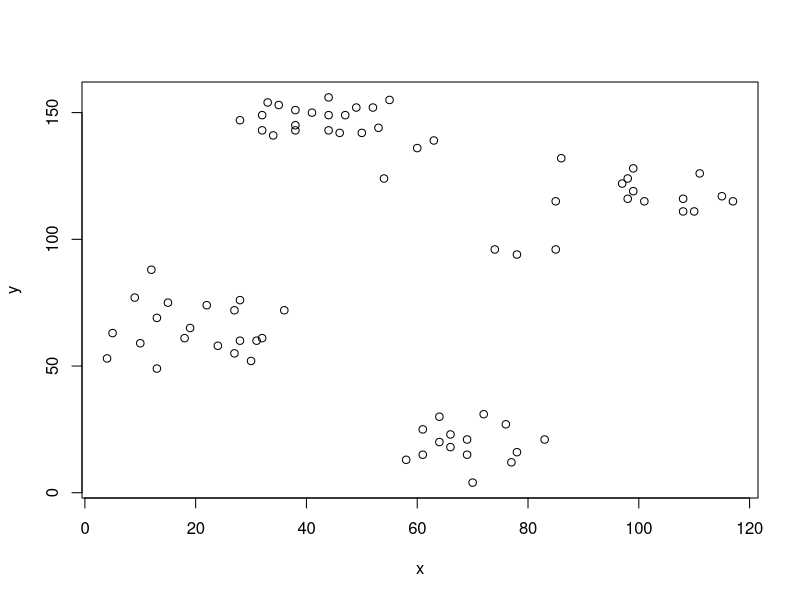
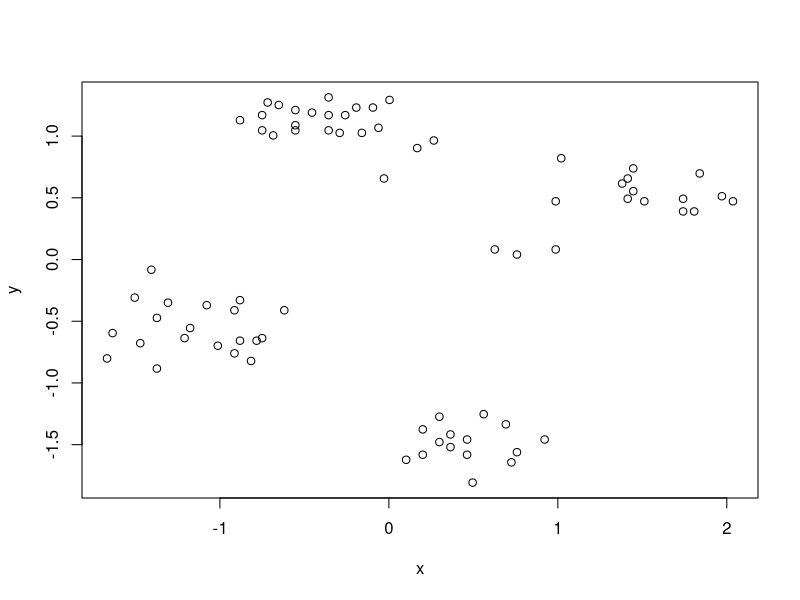
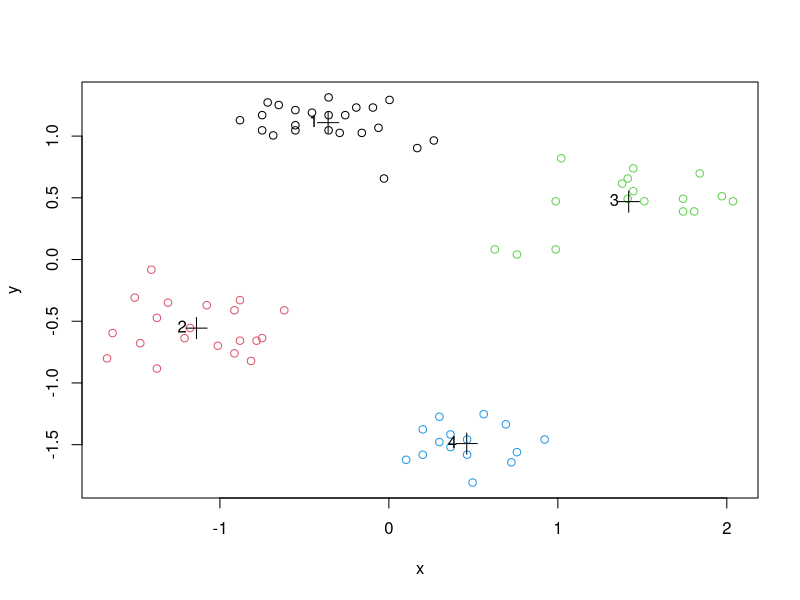
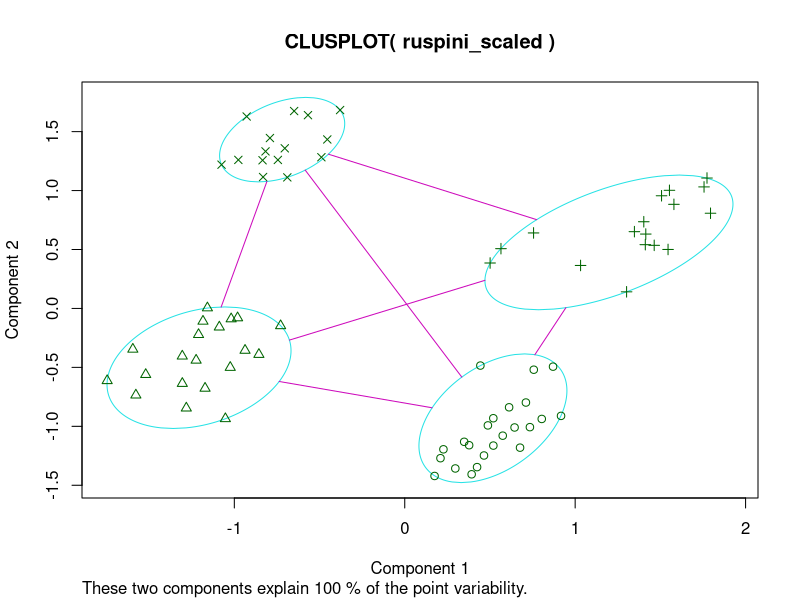
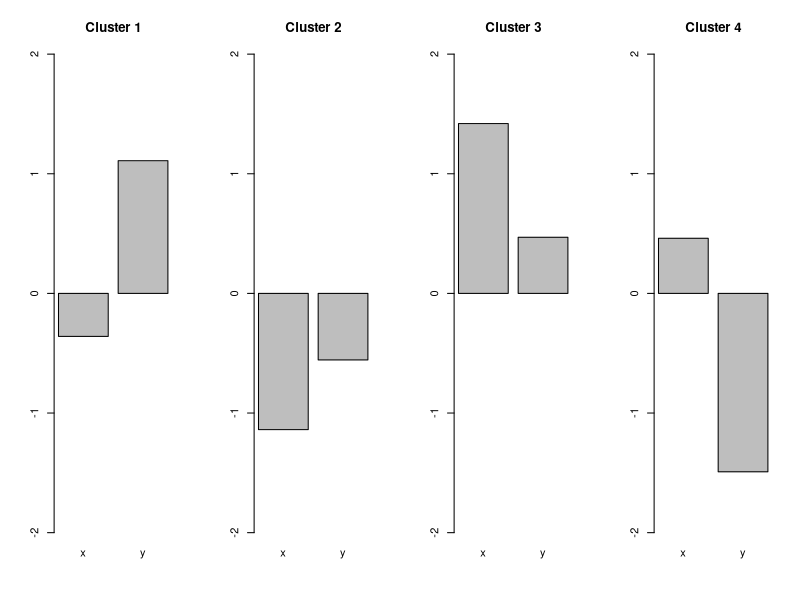
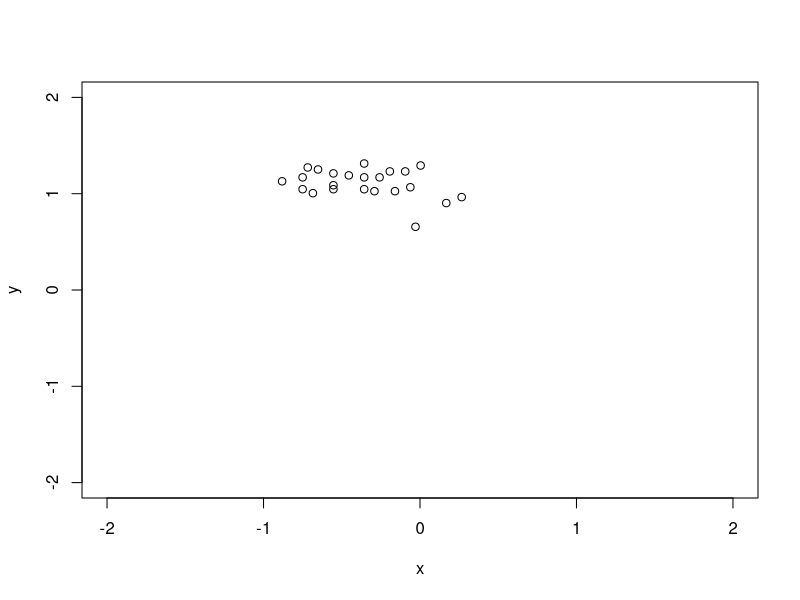
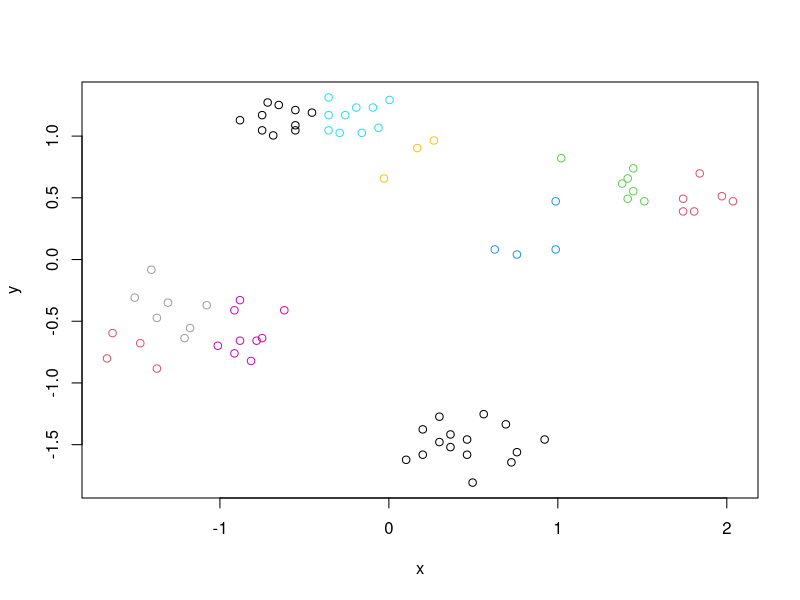
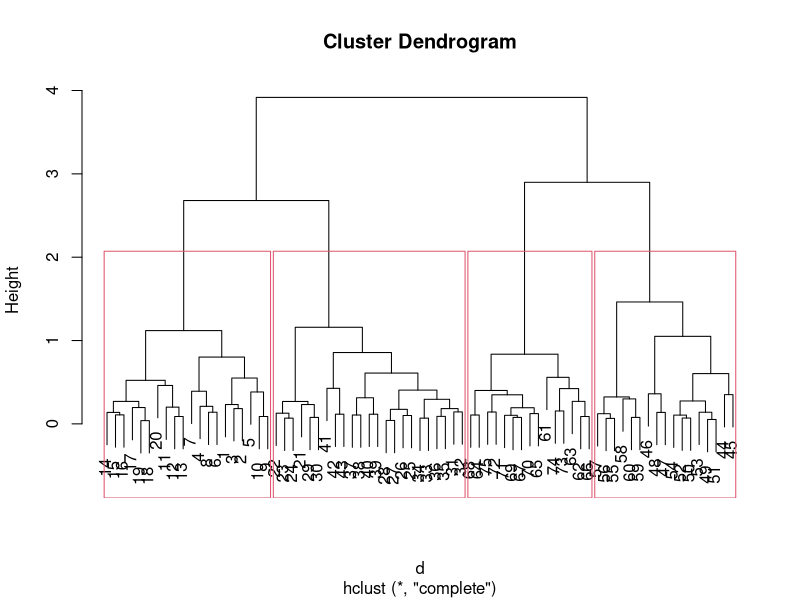

Write the R code that produced these figures, in order.
#' ---
#' title: "R Code for Chapter 7 of Introduction to Data Mining: Clustering Analysis"
#' author: "Michael Hahsler"
#' output:
#'  html_document:
#'    toc: true
#' ---

#' This code covers chapter 8 of _"Introduction to Data Mining"_
#' by Pang-Ning Tan, Michael Steinbach and Vipin Kumar.
#' __See [table of contents](https://github.com/mhahsler/Introduction_to_Data_Mining_R_Examples#readme) for code examples for other chapters.__
#'
#' ![CC](https://i.creativecommons.org/l/by/4.0/88x31.png)
#' This work is licensed under the
#' [Creative Commons Attribution 4.0 International License](http://creativecommons.org/licenses/by/4.0/). For questions please contact
#' [Michael Hahsler](http://michael.hahsler.net).
#'


#' ruspini_scaled data is in package cluster. It is a very simple data set with well separated clusters.
data(ruspini, package="cluster")
#' Shuffle rows
ruspini <- ruspini[sample(1:nrow(ruspini)),]
plot(ruspini)


#' Scale each column in the data to zero mean and unit standard deviation (z-scores). This prevents one attribute with a large range to dominate the others for the distance calculation.
ruspini_scaled <- scale(ruspini)
plot(ruspini_scaled)

#' # Clustering methods
#' ## k-means Clustering
#'
#' Assumes Euclidean distances. We use k=10 clusters and run the algorithm 10 times with random initialized centroids. The best result is returned.
km <- kmeans(ruspini_scaled, centers=4, nstart=10)
km

plot(ruspini_scaled, col=km$cluster)
points(km$centers, pch=3, cex=2) # this adds the centroids
text(km$centers, labels=1:4, pos=2) # this adds the cluster ID
#' Alternative plot from package cluster (uses principal components analysis for >2 dimensions)
library(cluster)
clusplot(ruspini_scaled, km$cluster)

#' Inspect the centroids (cluster profiles)
km$centers

#+ fig.height=3, fig.width=10
def.par <- par(no.readonly = TRUE) # save default, for resetting...
layout(t(1:4)) # 4 plots in one
for(i in 1:4) barplot(km$centers[i,], ylim=c(-2,2), main=paste("Cluster", i))
par(def.par)  #- reset to default

#' Find data for a single cluster
#'
#' All you need is to select the rows corresponding to the cluster. The next
#' example plots all data points of cluster 1
cluster1 <- ruspini_scaled[km$cluster==1,]
head(cluster1)
plot(cluster1, xlim = c(-2,2), ylim = c(-2,2))

#' Try 10 clusters
plot(ruspini_scaled, col=kmeans(ruspini_scaled, centers=10)$cluster)

#' ## Hierarchical Clustering
#'
#' dist defaults to method="Euclidean"
d <- dist(ruspini_scaled)
#' We cluster using complete link
hc <- hclust(d, method="complete")

#' Dendrogram
plot(hc)
rect.hclust(hc, k=4)

plot(as.dendrogram(hc), leaflab="none") # plot dendrogram without leaf labels

#' More plotting options for dendrograms, including plotting
#' parts of large dendrograms can be found [here.](https://rpubs.com/gaston/dendrograms)

cluster_complete <- cutree(hc, k=4)
plot(ruspini_scaled, col=cluster_complete)

#' Try 10 clusters
plot(ruspini_scaled, col=cutree(hc, k=10))

#' Clustering with single link
hc_single <- hclust(d, method="single")
plot(hc_single)
rect.hclust(hc_single, k=4)

cluster_single <- cutree(hc_single, k=4)
plot(ruspini_scaled, col=cluster_single)

#' Try 10 clusters
plot(ruspini_scaled, col=cutree(hc_single, k=10))

#' ## Density-based clustering with DBSCAN

library(dbscan)

#' Parameters: minPts is often chosen as dimensionality of the data +1.
#' Decide on epsilon using the knee in the kNN distance plot
#' (seems to be around eps = .25).
kNNdistplot(ruspini_scaled, k = 3)
abline(h=.25, col="red")

#' run dbscan
db <- dbscan(ruspini_scaled, eps=.25, minPts=3)
db
str(db)
plot(ruspini_scaled, col=db$cluster+1L)
#' __Note:__ 0 is not a color so we add 1 to cluster (0 is black now).
#'
#' Alternative visualization from package dbscan
hullplot(ruspini_scaled, db)

#'
#' Play with eps (neighborhood size) and MinPts (minimum of points needed for core cluster)

#'
#' ## Gaussian Mixture Models
library(mclust)

#' Mclust uses Bayesian Information Criterion (BIC) to find the
#' number of clusters (model selection). BIC uses the likelihood and a
#' penalty term to guard against overfitting.
m <- Mclust(ruspini_scaled)
summary(m)
plot(m, what = "classification")

#' Rerun with a fixed number of 4 clusters
m <- Mclust(ruspini_scaled, G=4)
summary(m)
plot(m, what = "classification")

#' ## Spectral clustering
library("kernlab")
cluster_spec <- specc(ruspini_scaled, centers = 4)
plot(ruspini_scaled, col=cluster_spec)


#' # Internal Cluster Validation
#'
#' ## Compare the Clustering Quality
#'
#' Look at the within.cluster.ss and the avg.silwidth

#library(fpc)
#' Note: I do not load fpc since the NAMESPACE overwrites dbscan.

fpc::cluster.stats(d, km$cluster)
#cluster.stats(d, cluster_complete)
#cluster.stats(d, cluster_single)

#' Read `? cluster.stats` for an explanation of all the available indices.

sapply(list(
  km=km$cluster,
  hc_compl=cluster_complete,
  hc_single=cluster_single),
       FUN=function(x)
         fpc::cluster.stats(d, x))[c("within.cluster.ss","avg.silwidth"),]

#' ## Silhouette plot
library(cluster)
plot(silhouette(km$cluster, d))
#' __Note:__ The silhouette plot does not show correctly in R Studio if you have too many objects (bars are missing). I will work when you open a new plotting device with `windows()`, `x11()` or `quartz()`.
#'

#' ## Find Optimal Number of Clusters for k-means
plot(ruspini_scaled)

set.seed(1234)
ks <- 2:10

#' ### Within Sum of Squares
#' Use within sum of squares and look for the knee (nstart=5 repeats k-means 5 times and returns the best solution)
WSS <- sapply(ks, FUN=function(k) {
  kmeans(ruspini_scaled, centers=k, nstart=5)$tot.withinss
  })
plot(ks, WSS, type="l")
abline(v=4, col="red", lty=2)

#' ### Average Silhouette Width
#' Use average silhouette width (look for the max)
ASW <- sapply(ks, FUN=function(k) {
  fpc::cluster.stats(d, kmeans(ruspini_scaled, centers=k, nstart=5)$cluster)$avg.silwidth
  })
plot(ks, ASW, type="l")

ks[which.max(ASW)]
abline(v=ks[which.max(ASW)], col="red", lty=2)

#' ### Dunn Index
#' Use Dunn index (another internal measure given by min. separation/ max. diameter)
DI <- sapply(ks, FUN=function(k) {
  fpc::cluster.stats(d, kmeans(ruspini_scaled, centers=k, nstart=5)$cluster)$dunn
})
plot(ks, DI, type="l")
ks[which.max(DI)]
abline(v=ks[which.max(DI)], col="red", lty=2)


#' ### Gap Statistic
#' Compares the change in within-cluster dispersion with that expected
#' from a null model (see `? clusGap`).
#' The default method is to
#' choose the smallest k such that its value Gap(k) is not more
#' than 1 standard error away from the first local maximum.
library(cluster)
k <- clusGap(ruspini_scaled, FUN = kmeans,  nstart = 10, K.max = 10)
k
plot(k)


#' __Note:__ these methods can also be used for hierarchical clustering.
#'
#' There have been many other methods and indices proposed to determine
#' the number of clusters.
#' See, e.g.,  package [NbClust](https://cran.r-project.org/package=NbClust).
#'

#' ## Visualize the Distance Matrix
#'
#' Visualizing the unordered distance matrix does not show much structure.

plot(ruspini_scaled)
d <- dist(ruspini_scaled)

library(seriation)
pimage(d)

#' Reorder using cluster labels
pimage(d, order=order(km$cluster))

#' Use dissplot which rearranges clusters, adds cluster labels,
#'  and shows average dissimilarity in the lower half of the plot.
dissplot(d, labels=km$cluster, options=list(main="k-means with k=4"))
dissplot(d, labels=db$cluster+1, options=list(main="DBSCAN"))
#' Spot the problem data points for DBSCAN (we use +1 so the noise is now cluster #1)
#'
#' Misspecified k
dissplot(d, labels=kmeans(ruspini_scaled, centers=3)$cluster)
dissplot(d, labels=kmeans(ruspini_scaled, centers=9)$cluster)


#' # External Cluster Validation
#'
#' External cluster validation uses ground truth information. That is,
#' the user has an idea how the data should be grouped. This could be a know
#' class label not provided to the clustering algorithm.
#'
#' We use an artificial data set with known groups here. First, we need to
#' cluster the new data. We do k-means and hierarchical clustering.

library(mlbench)
shapes <- mlbench.smiley(n=500, sd1 = 0.1, sd2 = 0.05)
plot(shapes)

#' Prepare data
truth <- as.integer(shapes$class)
shapes <- scale(shapes$x)

plot(shapes)

#' Find optimal number of Clusters for k-means
ks <- 2:20

#' Use within sum of squares (look for the knee)
WSS <- sapply(ks, FUN=function(k) {
  kmeans(shapes, centers=k, nstart=10)$tot.withinss
})
plot(ks, WSS, type="l")
#' looks like 6 clusters
km <- kmeans(shapes, centers=6, nstart = 10)
plot(shapes, col=km$cluster)

#' Hierarchical clustering: single-link because of the mouth
d <- dist(shapes)
hc <- hclust(d, method="single")

#' Find optimal number of clusters
ASW <- sapply(ks, FUN=function(k) {
  fpc::cluster.stats(d, cutree(hc, k))$avg.silwidth
})
plot(ks, ASW, type="l")
#' 4 clusters
hc_4 <- cutree(hc, 4)
plot(shapes, col=hc_4)

#' Spectral Clustering
library("kernlab")
spec <- specc(shapes, centers = 4)
plot(shapes, col=spec)


#' Compare with ground truth with the corrected (=adjusted) Rand index (ARI),
#' the variation of information (VI) index, entropy and purity.
#
#' define entropy and purity
entropy <- function(cluster, truth) {
  k <- max(cluster, truth)
  cluster <- factor(cluster, levels = 1:k)
  truth <- factor(truth, levels = 1:k)
  m <- length(cluster)
  mi <- table(cluster)

  cnts <- split(truth, cluster)
  cnts <- sapply(cnts, FUN = function(n) table(n))
  p <- sweep(cnts, 1, rowSums(cnts), "/")
  p[is.nan(p)] <- 0
  e <- -p * log(p, 2)
  sum(rowSums(e, na.rm = TRUE) * mi/m)
}

purity <- function(cluster, truth) {
  k <- max(cluster, truth)
  cluster <- factor(cluster, levels = 1:k)
  truth <- factor(truth, levels = 1:k)
  m <- length(cluster)
  mi <- table(cluster)

  cnts <- split(truth, cluster)
  cnts <- sapply(cnts, FUN = function(n) table(n))
  p <- sweep(cnts, 1, rowSums(cnts), "/")
  p[is.nan(p)] <- 0

  sum(apply(p, 1, max) * mi/m)
}

#' calculate measures (for comparison we also use random "clusterings"
#' with 4 and 6 clusters)
random4 <- sample(1:4, nrow(shapes), replace = TRUE)
random6 <- sample(1:6, nrow(shapes), replace = TRUE)

r <- rbind(
  kmeans = c(
    unlist(fpc::cluster.stats(d, km$cluster, truth, compareonly = TRUE)),
    entropy = entropy(km$cluster, truth),
    purity = purity(km$cluster, truth)
    ),
  hc = c(
    unlist(fpc::cluster.stats(d, hc_4, truth, compareonly = TRUE)),
    entropy = entropy(hc_4, truth),
    purity = purity(hc_4, truth)
    ),
  spec = c(
    unlist(fpc::cluster.stats(d, spec, truth, compareonly = TRUE)),
    entropy = entropy(spec, truth),
    purity = purity(spec, truth)
    ),
  random4 = c(
    unlist(fpc::cluster.stats(d, random4, truth, compareonly = TRUE)),
    entropy = entropy(random4, truth),
    purity = purity(random4, truth)
    ),
  random6 = c(
    unlist(fpc::cluster.stats(d, random6, truth, compareonly = TRUE)),
    entropy = entropy(random6, truth),
    purity = purity(random6, truth)
    )
  )
r

#' Hierarchical clustering found the perfect clustering.
#'
#' Read `? cluster.stats` for an explanation of all the available indices.


#'
#' # Related Topics
#' ## Outlier Removal
#' It is often useful to remove outliers prior to clustering.
#' A density based method to identify outlier is LOF (Local Outlier Factor).
#' It is related to dbscan and compares the density around a point with the
#' densities around its neighbors. The LOF value for a regular data
#' point is 1. The larger the LOF value gets, the more likely the point is and
#' outlier.
library(dbscan)
lof <- lof(ruspini_scaled, k = 3)
lof
plot(ruspini_scaled, pch = ".", main = "LOF (k=3)")
points(ruspini_scaled, cex = (lof-1)*3, pch = 1, col="red")

#' Find outliers (find the knee)
plot(sort(lof), type = "l")
abline(h = 1.3, col = "red")
plot(ruspini_scaled[lof < 1.3,], main = "Data and outliers")
points(ruspini_scaled[lof >= 1.3,], col = "grey", pch = 4)


#' There are many other outlier removal strategies available. See, e.g., package
#' [outliers](https://cran.r-project.org/package=outliers).
#'
#' ## Clustering Tendency
#' Most clustering algorithms will always produce a clustering, even if the
#' data does not contain a cluster structure. It is typically good to check
#' cluster tendency before attempting to cluster the data.
#'
#' We use again the smiley data.
d_shapes <- dist(shapes)

library(seriation)
#' Visual Analysis for Cluster Tendency Assessment (VAT) reorders the
#' objects to show potential clustering tendency as a block structure
#' (dark blocks along the main diagonal).
VAT(d_shapes)

#' iVAT uses largest distances in all possible paths between the objects
#' instead of the distances to make the block structure better visible.
iVAT(d_shapes)

#' Both plots show a strong cluster structure with 4 clusters.
#'
#' Compare with random data.
data_random <- matrix(runif(2*500), ncol=2, dimnames = list(NULL, c("x", "y")))
plot(data_random)

d_random <- dist(data_random)
VAT(d_random)
iVAT(d_random)
#' There is very little structure visible.
